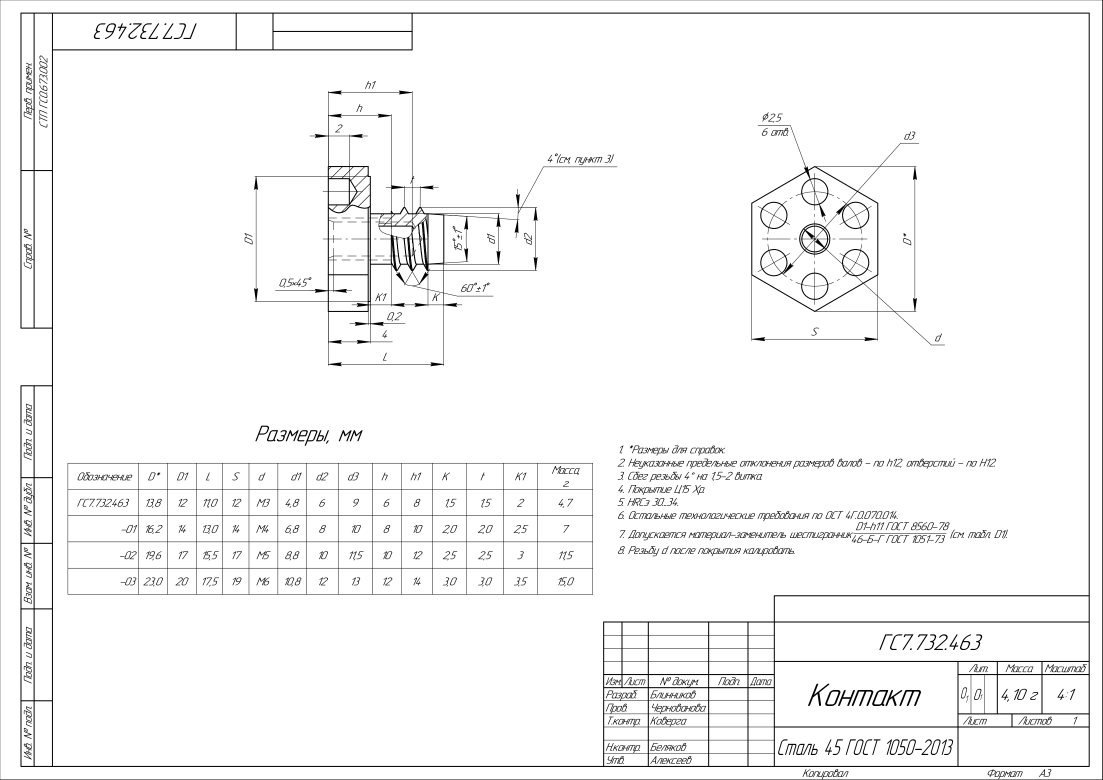
#> input picture images/Test/5.png, 3307 x 2339 px, found by its file name (shown at 1/3 size); the run also reads 1 picture not shown here
$ python main.py
#> lines starting #> are read from the running program, lines starting #| are printed output that depends on the picture; after the words box and inside, x2 and y2 are one past the last pixel; in counts of white or black regions, pixels touching at a corner belong together
import cv2 as cv
import difflib
import numpy as np
import pdf2image as pdf
import PIL

#Добавить функционал по определению оптимального сжатия изображений
#Ссылка в лоцмане на сайт

#Функция вычисления хэша
def OCRMain(FirstFile, SecondFile, Background):
    #Colors parameters
#> called with FirstFile = './images/Test/5.png', SecondFile = './images/Test/7.png', Background = './images/Test/3.jpg'
    hsv_min = np.array((217, 217, 217), np.uint8)
    hsv_max = np.array((0, 0, 0), np.uint8)
    #Read files to cv
    image = cv.imread(FirstFile)
#> image is the input picture: shape (2339, 3307, 3); min 0, max 255, mean 246.6
    imagetwo = cv.imread(SecondFile)
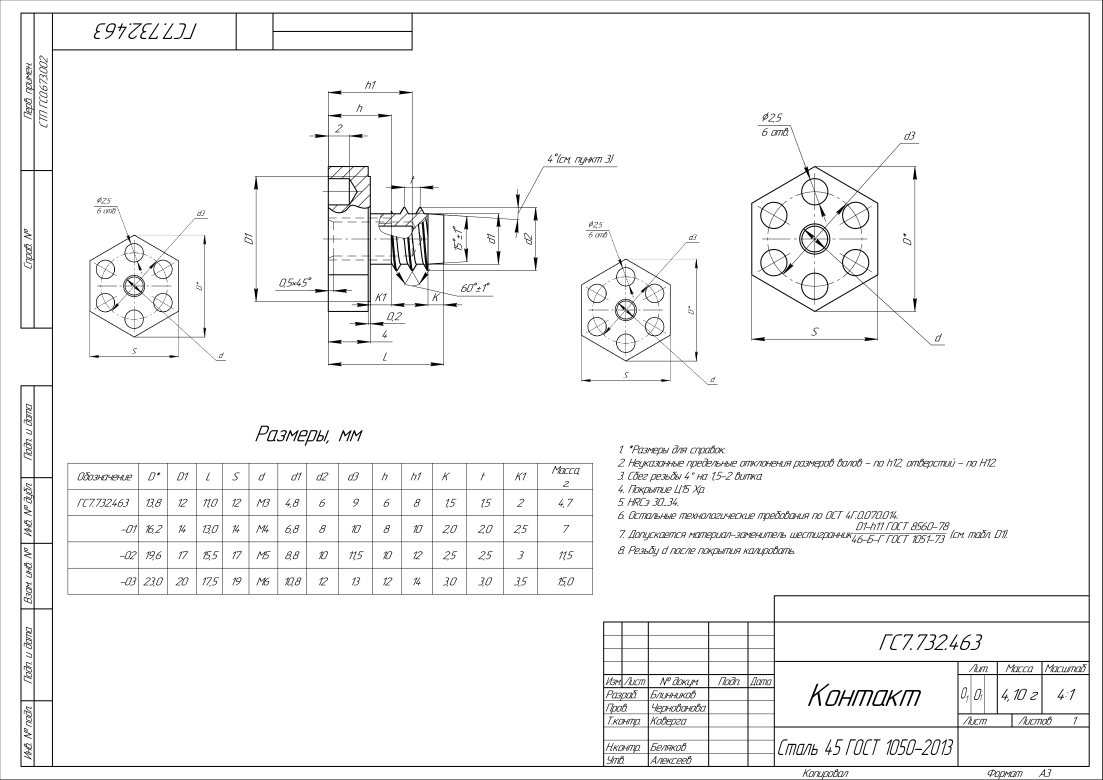
#> input picture images/Test/7.png, 3307 x 2339 px, found by its file name (shown at 1/3 size)
#> imagetwo is the input picture: shape (2339, 3307, 3); min 0, max 255, mean 245.9
    result = cv.imread(Background)
    #Resizing images
    resizedFirst = cv.resize(image, (2000,1000), interpolation = cv.INTER_AREA)
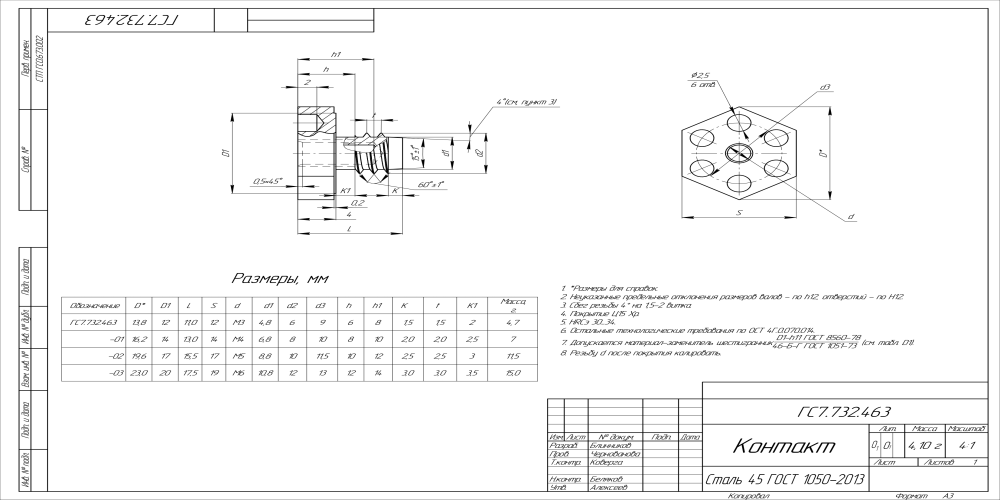
#> resizedFirst: shape (1000, 2000, 3) (shown at 1/2 size); min 0, max 255, mean 246.6
    resizedTwo = cv.resize(imagetwo, (2000,1000), interpolation = cv.INTER_AREA)
    resizedBack = cv.resize(result, (2000,1000), interpolation = cv.INTER_AREA) #Уменьшим картинку
#> resizedBack: shape (1000, 2000, 3); every value is 255
    #hsv parameters 1
    hsv = cv.cvtColor(resizedFirst, cv.COLOR_BGR2HSV ) # меняем цветовую модель с BGR на HSV
#> hsv: shape (1000, 2000, 3); mean H, S, V 0, 0, 246.6
    thresh = cv.inRange(hsv,hsv_max , hsv_min ) # применяем цветовой фильтр
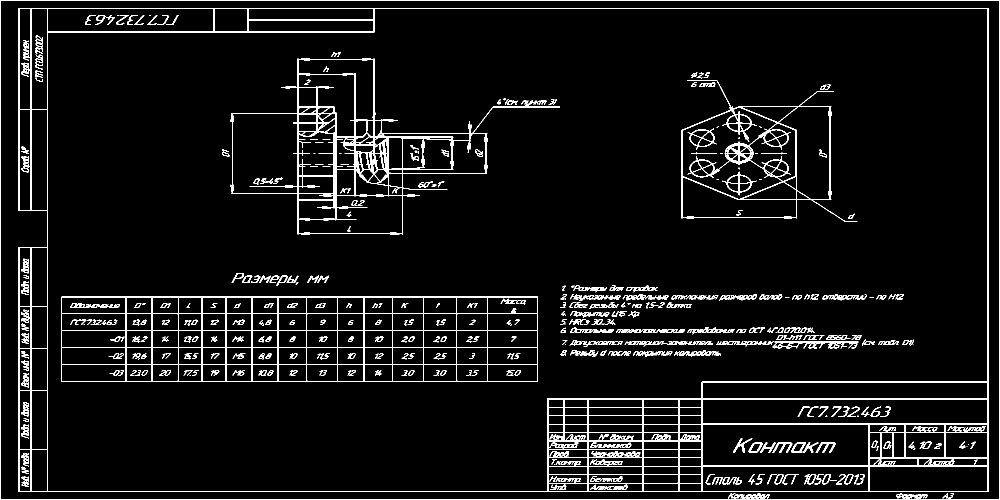
#> thresh: shape (1000, 2000) (shown at 1/2 size); 5.6% white in thin lines or dots
    contours, hierarchy = cv.findContours(thresh.copy(), cv.RETR_LIST, cv.CHAIN_APPROX_SIMPLE)
#> contours = 1561 contours, 710 with area under 20; largest, box (x1, y1, x2, y2) and area: (0, 0, 2000, 1000) 1997001, (0, 0, 2000, 1000) 1996300, (37, 16, 1977, 984) 1870853, (95, 17, 1976, 983) 1601073, (122, 593, 1076, 763) 161056
    #hsv parameters 2
    hsvTwo = cv.cvtColor( resizedTwo, cv.COLOR_BGR2HSV ) # меняем цветовую модель с BGR на HSV
#> hsvTwo: shape (1000, 2000, 3); mean H, S, V 0, 0, 245.9
    threshtTwo = cv.inRange( hsvTwo,hsv_max , hsv_min ) # применяем цветовой фильтр
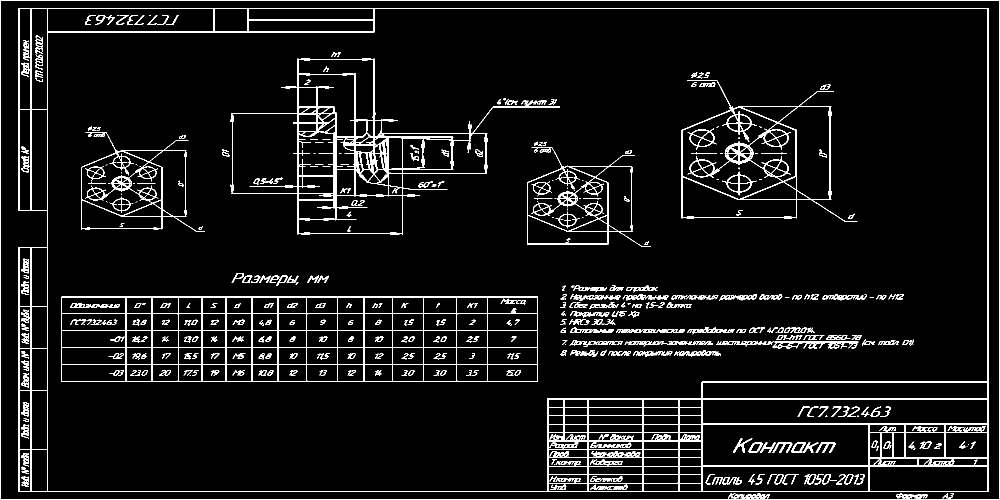
#> threshtTwo: shape (1000, 2000) (shown at 1/2 size); 6.2% white in thin lines or dots
    contoursTwo, hierarchyTwo = cv.findContours(threshtTwo.copy(), cv.RETR_LIST, cv.CHAIN_APPROX_SIMPLE)
#> contoursTwo = 1760 contours, 812 with area under 20; largest, box (x1, y1, x2, y2) and area: (0, 0, 2000, 1000) 1997001, (0, 0, 2000, 1000) 1996300, (37, 16, 1977, 984) 1870853, (95, 17, 1976, 983) 1601073, (122, 593, 1076, 763) 161056

    # [43 lines of commented-out code are left out]

    cv.drawContours( resizedBack, contoursTwo, -1, (0,0,255), 1, cv.LINE_AA, hierarchyTwo, 1 )
    cv.drawContours( resizedBack, contours, -1, (0,0,0), 1, cv.LINE_AA, hierarchy, 1 )
    cv.drawContours( resizedBack, contours, -1, (0,255,0), 1, cv.LINE_AA, hierarchy, 1 )
    cv.drawContours( resizedBack, contoursTwo, -1, (0,0,0), 1, cv.LINE_AA, hierarchyTwo, 1 )


    if(len(contours) > len(contoursTwo)):
        cv.drawContours( resizedBack, contours, -1, (0,0,255), 1, cv.LINE_AA, hierarchy, 1 )
        cv.drawContours( resizedBack, contoursTwo, -1, (0,0,0), 1, cv.LINE_AA, hierarchyTwo, 1 )
    else:
        cv.drawContours( resizedBack, contoursTwo, -1, (0,0,255), 1, cv.LINE_AA, hierarchyTwo, 1 )
        cv.drawContours( resizedBack, contours, -1, (0,0,0), 1, cv.LINE_AA, hierarchy, 1 )
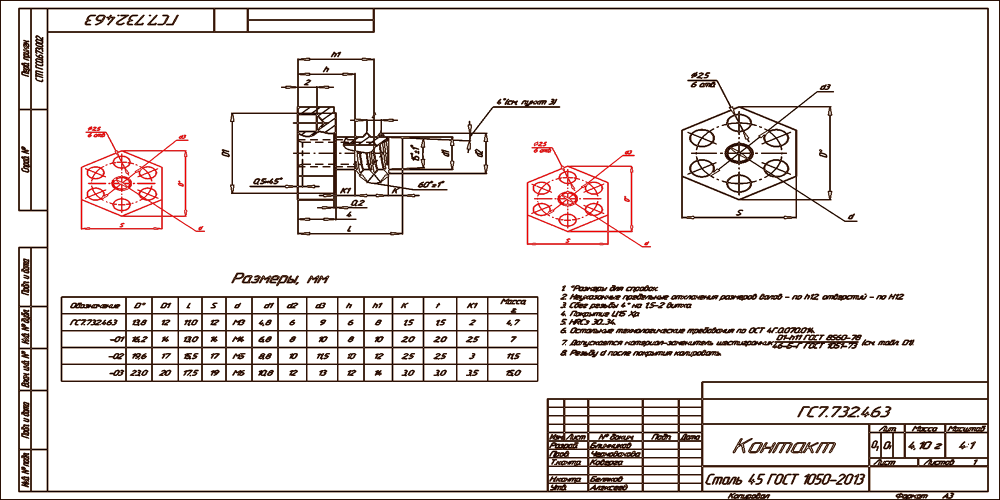
#> resizedBack: shape (1000, 2000, 3) (shown at 1/2 size); mean B, G, R 227.6, 229.1, 233.9

    #Window
    cv.imshow('OCR results',resizedBack)
    cv.waitKey()
    cv.destroyAllWindows()


def MakeHash():
    _hash=""
    for x in range(7500):
        for y in range(3500):
            val=threshold_image[x,y]
            if val==255:
                _hash=_hash+"1"
            else:
                _hash=_hash+"0"

    return _hash

def MakeNewHash(hash1, hash2):
    l=len(hash1)
    resHash1 = 0
    resHash2 = 0
    i=0
    count=0
    while i<l:
        if hash1[i] == '1':
            resHash1=resHash1+1
        if hash2[i] == '1':
            resHash2=resHash2+1
        i=i+1
    return resHash1, resHash2

def CompareHash(hash1,hash2):
    l=len(hash1)
    i=0
    count=0
    while i<l:
        if hash1[i]!=hash2[i]:
            count=count+1
        i=i+1
    return count

def ExtractPDF(File):
    images = pdf.convert_from_path(File,poppler_path = r"./poppler-0.68.0/bin")
    images[0].save("./image_buf/buf.png","png")
    return "./image_buf/buf.png"


fileOne = "./images/Test/5.png"
fileTwo = "./images/Test/7.png"
bkgrnd = "./images/Test/3.jpg"
OCRMain(fileOne,fileTwo,bkgrnd)

# [5 lines of commented-out code are left out]
